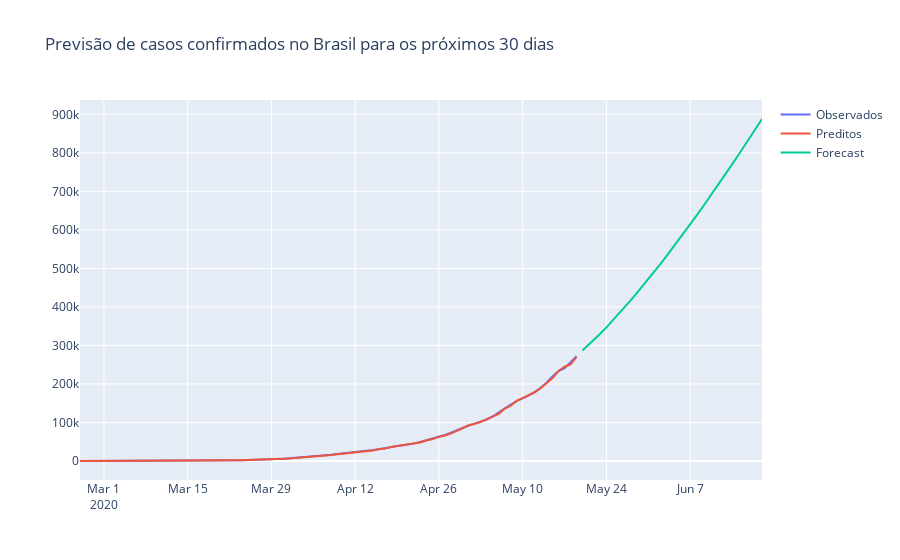

Notebook code cell kept with this figure:
### Code cell
fig = go.Figure(go.Scatter(
    x=confirmados.index, y=confirmados, name="Observados"
))

fig.add_trace(go.Scatter(
    x=confirmados.index, y=modelo.predict_in_sample(), name="Preditos"
))

fig.add_trace(go.Scatter(
    x=pd.date_range('2020-05-20', '2020-06-20'), y=modelo.predict(31), name="Forecast"
))

fig.update_layout(title = 'Previsão de casos confirmados no Brasil para os próximos 30 dias')
fig.show()
